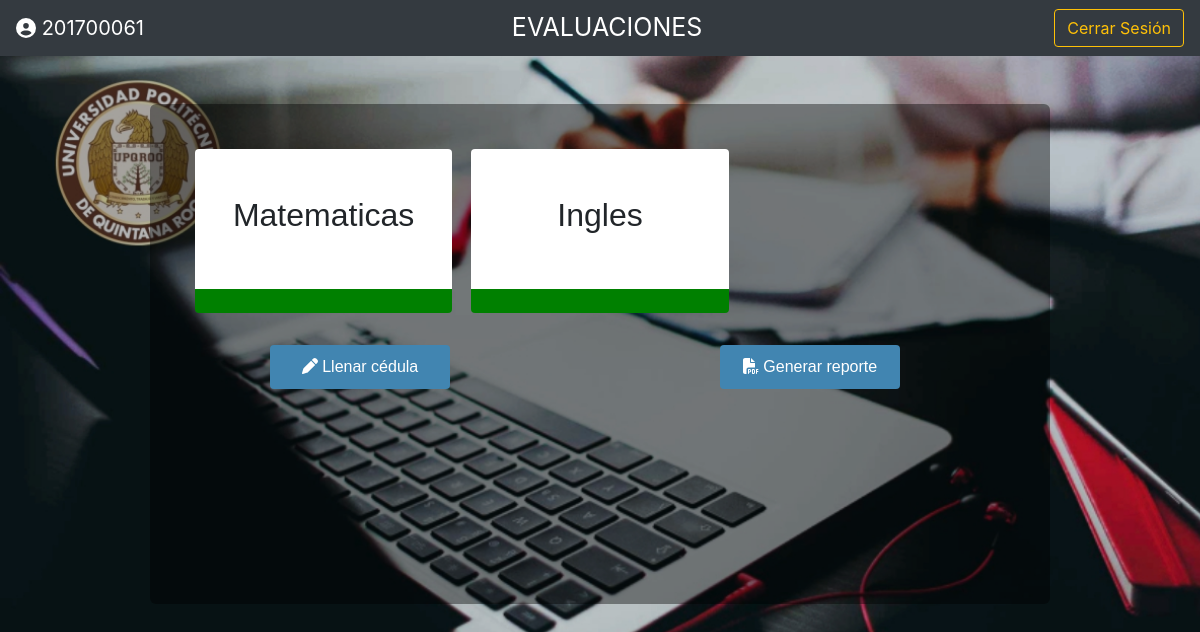
/Alumno/dashboard.php (signed in), run on an earlier commit of the app's database.
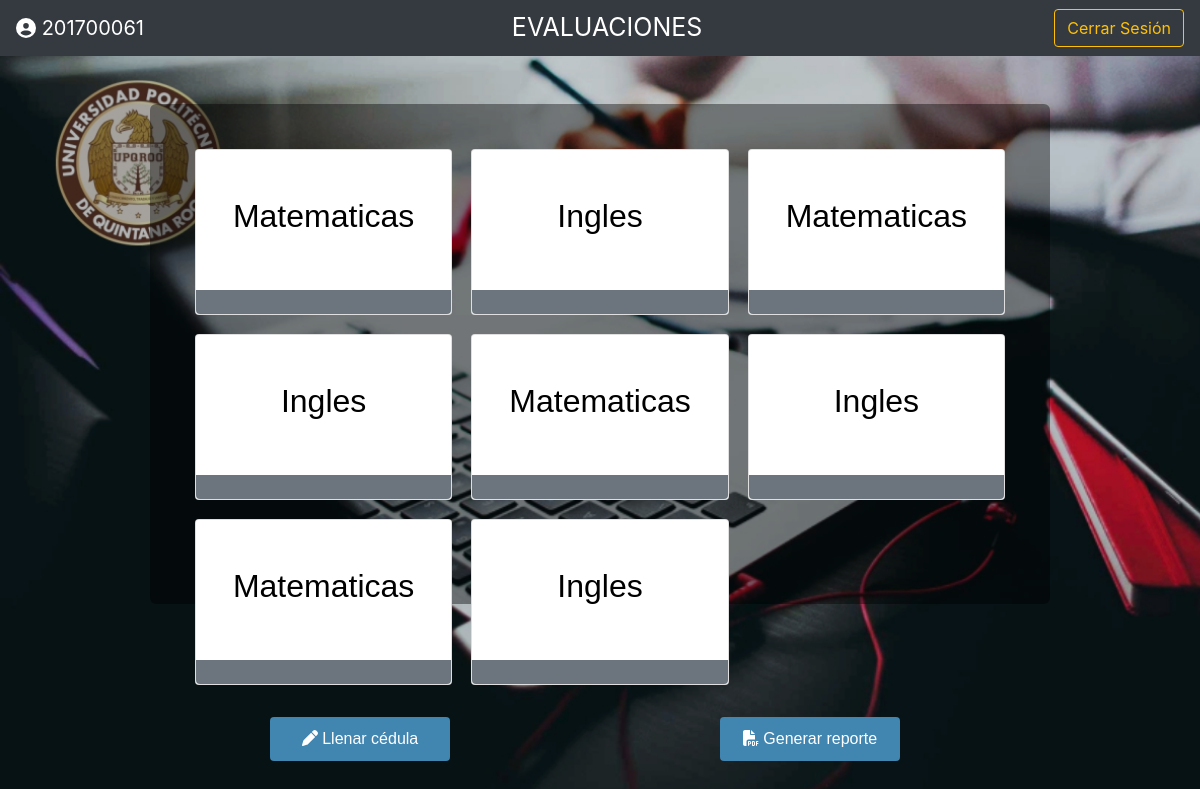
And on a later commit of the database.
### tables this page shows
CREATE TABLE `calificaciones` (
  `id` int(11) NOT NULL,
  `id_asignatura` int(11) NOT NULL,
  `id_usuario` int(11) NOT NULL,
  `asignatura` text NOT NULL,
  `calificacion` text DEFAULT NULL,
  `status` int(11) NOT NULL
);

### Alumno/dashboard.php (the view, shortened to what this page needs)
<!DOCTYPE html>
<html lang="es">
<head>
    <link rel="stylesheet" href="../bootstrap4/css/bootstrap.css">
    <link rel="stylesheet" type="text/css" href="../fontawesome-free-5.11.2-web/css/all.css">
	<link rel="stylesheet" type="text/css" href="../css/alumn.css">
	<link rel="stylesheet" type="text/css" href="../css/tools.css">
    <link rel="stylesheet" type="text/css" href="../sweetalert2-9.4.0/package/src/sweetalert2.min.css">
</head>
<body>
	<nav class="navbar navbar-dark bg-dark justify-content-between">
 <a class="navbar-brand" style="color: white;"> <i class="fas fa-user-circle"> </i> <?php echo $_SESSION['matricula']; ?> <a class=" text-center" style="color: white; font-size: 25px;">EVALUACIONES</a></a>
 <input type ='button' class="btn btn-outline-warning" value = 'Cerrar Sesión' onclick="window.location='../php/cerrarSesion.php';"/>
</nav>
<br>
<br>
	<div class="principal-content flex">
		<div class="p-content column justify-center">
			<div class="justify-center">
				<div class="black-container column">
					<div class="subjects-content">
						<div class="subjects align-center justify-center">
                                <?php
                                	require('../php/conexion.php');
									$consulta = $mysqli->query("SELECT id_asignatura, asignatura, status FROM calificaciones WHERE id_usuario=".$_SESSION['matricula']);
									while($resultado = mysqli_fetch_assoc($consulta)){
                                ?>
                                			<?php
												if($resultado['status'] == 1){
											?>
											<?php
												}else{
											?>
												<a style="text-decoration: none" class="card" onclick="mi_alerta(<?php echo $resultado['id_asignatura']; ?>)">
											<?php
												}
											?>
										<div class="card-subject column">
											<div class="subject-name align-center justify-center">
												<h2 class="text-center"><?php echo utf8_encode($resultado['asignatura']); ?></h2>
											</div>
											<?php
												if($resultado['status'] == 1){
											?>
												<div class="color-line" style="background-color: green;"></div>
											<?php
												}else{
											?>
												<div class="color-line bg-blue"></div>
											<?php
												}
											?>
										</div>
									</a>
								<?php
									}
								?>
						</div>
					</div>
					<div class="buttons row">
						<div class="cedula justify-center col-md-6 ">
						   <a class="btn-eval text-center" style="text-decoration: none" id="btnCedula" onclick="cedula(<?php echo $_SESSION['matricula']; ?>);"><i class="fas fa-pen"></i>&nbsp;Llenar cédula</a>
						</div>
						<div class="cedula justify-center col-md-6">
							<a class="btn-eval text-center" id="btnReporte" onclick="reporte(<?php echo $_SESSION['matricula']; ?>);"><i class="fas fa-file-pdf"></i>&nbsp;Generar reporte</a>
						</div>
					</div>
				</div>
			</div>
		</div>
	</div>
</body>
</html>

### css/alumn.css (style rules this page uses)
body { background: url(../imagenes/Fondo-web.jpg); background-size: cover; background-repeat: no-repeat; height: 100%; background-attachment: fixed; }
.principal-content { height: 100%; font-family: Verdana,sans-serif; }
.p-content { position: relative; }
.black-container { background-color: rgba(0, 0, 0, 0.4); height: 500px; width: 75%; border-radius: 6px; }
.subjects { width: 100%; padding: 45px 45px 0 45px; display: grid !important; grid-template-columns: repeat(3, 1fr); grid-gap: 1.2rem; }
.card { cursor: pointer; }
.subject-name { height: 140px; background-color: white; background-position: center; border-top-left-radius: 4px; border-top-right-radius: 4px; font-size: 0.8em; }
.color-line { height: 24px; border-bottom-left-radius: 4px; border-bottom-right-radius: 4px; }
.cedula, .reporte { padding: 32px 0; background-color: transparent; }
.cedula { color: black; }
.btn-eval { width: 40%; padding: 10px ; color: white; background-color:#4185b1; border-radius: 4px; cursor: pointer; }

### css/tools.css (style rules this page uses)
* { padding: 0; margin: 0; }
html { font-size: 100%; }
*, *:before, *:after { box-sizing: border-box; }
body { overflow-x: hidden; font-display: fallback; }
.flex { display: flex; }
.flex div, .flex img, .flex header, .flex nav, .flex form { display: flex; }
.column { flex-direction: column; }
.row { flex-direction: row; }
.justify-center { justify-content: center; }
.align-center { align-items: center; }
.text-center { text-align: center; }
.bg-blue { background-color: #6c757d; }
div { width: 100%; }

### Alumno/dashboard.php (style rules this page uses)
a { color:black; }

What changed in the data, as far as the page shows it:
changed calificaciones (number 1 of 8 on the later page): status 1 → 0 (drawn)
changed calificaciones (number 2 of 8 on the later page): status 1 → 0 (drawn)
added calificaciones: asignatura "Matematicas", status 0 (drawn)
added calificaciones: asignatura "Ingles", status 0 (drawn)
added calificaciones: asignatura "Matematicas", status 0 (drawn)
added calificaciones: asignatura "Ingles", status 0 (drawn)
added calificaciones: asignatura "Matematicas", status 0 (drawn)
added calificaciones: asignatura "Ingles", status 0 (drawn)
